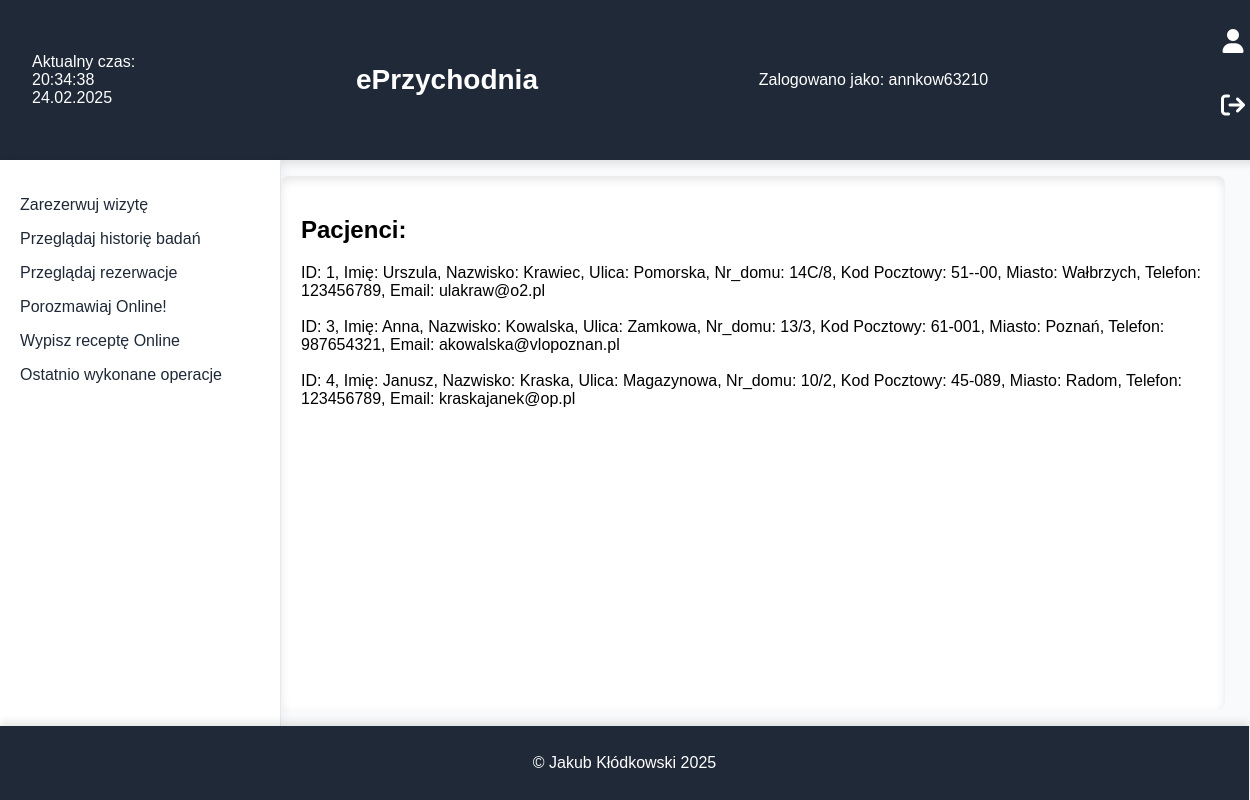
/dane_pacjentow.php, run on the app's committed database.
### tables this page shows
CREATE TABLE `zalogowani` (
  `login` char(11) DEFAULT NULL,
  `haslo` varchar(100) DEFAULT NULL,
  `kto` varchar(100) DEFAULT NULL
);

CREATE TABLE `pacjenci` (
  `id_pacjenta` int(10) UNSIGNED NOT NULL,
  `imie` varchar(100) DEFAULT NULL,
  `nazwisko` varchar(100) DEFAULT NULL,
  `ulica` varchar(100) DEFAULT NULL,
  `nr_domu` varchar(10) DEFAULT NULL,
  `kp` char(6) DEFAULT NULL,
  `miasto` varchar(100) DEFAULT NULL,
  `tel` char(9) DEFAULT NULL,
  `email` varchar(100) DEFAULT NULL,
  `PESEL` char(11) DEFAULT NULL,
  `login` char(11) DEFAULT NULL,
  `haslo` varchar(100) DEFAULT NULL
);

### dane_pacjentow.php (the view, shortened to what this page needs)
<!DOCTYPE html>
<html lang="pl">
<head>
    <link rel="stylesheet" href="https://cdnjs.cloudflare.com/ajax/libs/font-awesome/6.4.2/css/all.min.css">
    <link rel="stylesheet" href="style.css">
</head>
<body>
    <header>
    <div id="data"></div>
        <h1 class="text-xl font-bold text-center flex-1"><a href="index.php">ePrzychodnia</a></h1>
        <?php
            require 'wyswietl_logowanie.php';
        ?>
        <div>
        <form action="zaloguj.php">
    <button class="icon-button"><i class="fa-solid fa-user"></i></button>
</form>
<form action="wyloguj.php">
    <button class="icon-button"><i class="fa fa-sign-out"></i></button>
</form>
<?php
    require 'wyswietl_navbar.php';
?>
        </nav>
        <main>
            <div class="index-content">
                <h2>Pacjenci: </h2>
                <?php
                    $connect = mysqli_connect("localhost", "root", "", "eprzychodnia");
                    $query0="select * from `pacjenci`";
                    $result0=mysqli_query($connect,$query0);
                    while($row=mysqli_fetch_assoc($result0)){
                        echo "ID: ".$row['id_pacjenta'].", Imię: ".$row['imie'].", Nazwisko: ".$row['nazwisko'].", Ulica: ".$row['ulica'].", Nr_domu: ".$row['nr_domu'].", Kod Pocztowy: ".$row['kp'].", Miasto: ".$row['miasto'].", Telefon: ".$row['tel'].", Email: ".$row['email']."<br><br>";
                    }
                ?>
            </div>
        </main>
    </div>
    <footer>
        <p>&copy; Jakub Kłódkowski 2025</p>
    </footer>
</body>
</html>

### wyswietl_logowanie.php (shortened to what this page needs)
<?php
            $connect = mysqli_connect("localhost", "root", "", "eprzychodnia");
            $query0 = "SELECT `login` FROM `zalogowani` LIMIT 1";
            $result = mysqli_query($connect, $query0);
            if ($result && mysqli_num_rows($result) > 0) {
                $row = mysqli_fetch_assoc($result);
                $log = $row['login'];
                echo "Zalogowano jako: " . htmlspecialchars($log);
            } else {
                echo "Nie zalogowano.";
            }
        ?>

### style.css (style rules this page uses)
body { display: flex; flex-direction: column; height: 100vh; margin: 0; width: 98vw; overflow-x: hidden; font-family: "Noto Sans Regular", sans-serif; background-color: #f9fafb; }
header { background-color: #1f2937; color: white; padding: 16px 32px; width: 100%; display: flex; justify-content: space-between; align-items: center; box-shadow: 0px 4px 8px rgba(0, 0, 0, 0.1); }
header h1 { font-family: "Noto Sans Extralight", sans-serif; font-size: 1.75rem; }
main { flex: 1; padding: 20px; background-color: #ffffff; box-shadow: inset 0px 4px 10px rgba(0, 0, 0, 0.1); border-radius: 8px; margin: 16px 0; }
footer { background-color: #1f2937; color: white; text-align: center; padding: 12px; width: 100%; box-shadow: 0px -4px 8px rgba(0, 0, 0, 0.1); }
.icon-button { color: white; font-size: 1.5rem; background: none; border: none; cursor: pointer; }
h1 > a { text-decoration: none; color: white; }
form { display: flex; flex-direction: column; gap: 16px; }
input, select, textarea, button { padding: 12px; font-size: 1rem; border: 1px solid #e5e7eb; border-radius: 8px; background-color: #ffffff; transition: all 0.3s ease-in-out; }
button { background-color: #1f2937; color: white; border: none; cursor: pointer; transition: background-color 0.3s ease, transform 0.2s ease; }
form > * { margin-bottom: 12px; }

### data on the page
zalogowani: login "annkow63210"
pacjenci: id_pacjenta "1", imie "Urszula", nazwisko "Krawiec", ulica "Pomorska", nr_domu "14C/8", kp "51--00", miasto "Wałbrzych", tel "123456789", email "ulakraw@o2.pl"
pacjenci: id_pacjenta "3", imie "Anna", nazwisko "Kowalska", ulica "Zamkowa", nr_domu "13/3", kp "61-001", miasto "Poznań", tel "987654321", email "akowalska@vlopoznan.pl"
pacjenci: id_pacjenta "4", imie "Janusz", nazwisko "Kraska", ulica "Magazynowa", nr_domu "10/2", kp "45-089", miasto "Radom", tel "123456789", email "kraskajanek@op.pl"
